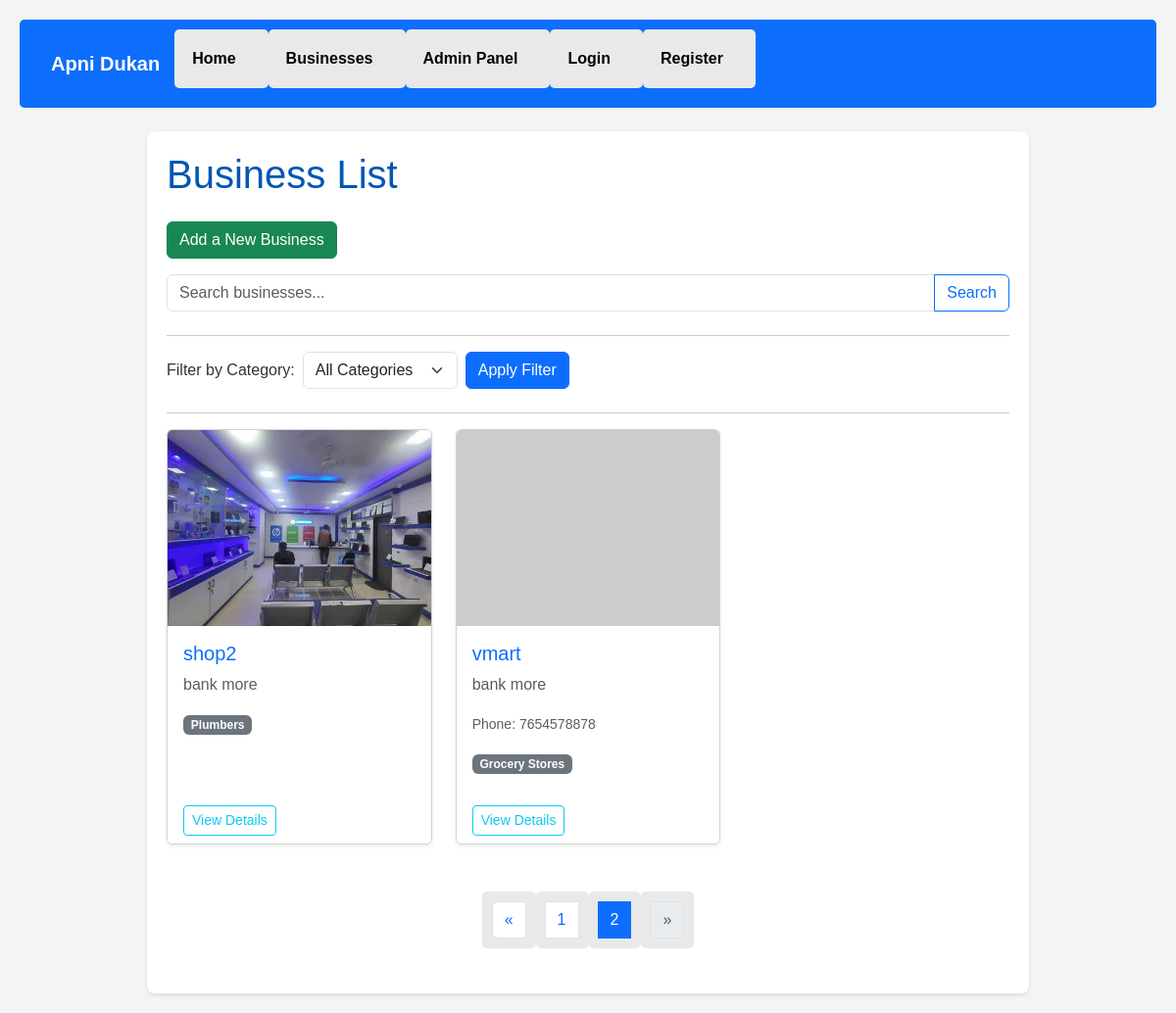
Page /businesses/?page=2&q=&category= on the committed database.
### businesses/models.py (models this page shows, shortened)
class Business(models.Model):
    name = models.CharField(max_length=200)
    category = models.ForeignKey(
        Category,
        on_delete=models.SET_NULL, # Category delete hone par business ki category NULL ho jaayegi
        null=True,                # Category field NULL ho sakta hai
        blank=True,               # Form mein blank chhod sakte hain
        related_name='businesses' # Category se related businesses ko access karne ke liye
    )
    address = models.CharField(max_length=200) # Maximum length ko 200 par rakha hai, jaisa pehle tha
    phone = models.CharField(max_length=20, blank=True, null=True) # Phone field ka naam 'phone' hi rakha hai
    email = models.EmailField(blank=True, null=True)
    website = models.URLField(blank=True, null=True)
    description = models.TextField(blank=True, null=True)
    image = models.ImageField(upload_to='business_images/', blank=True, null=True)
    class Meta:
        verbose_name_plural = "Businesses"

class Category(models.Model):
    name = models.CharField(max_length=100, unique=True)
    description = models.TextField(blank=True, null=True)
    class Meta:
        verbose_name_plural = "Categories"

### businesses/views.py (the view, shortened to what this page needs)
# urls.py: path('', views.business_list, name='list'),
def business_list(request):
    query = request.GET.get('q') # Search query
    category_id = request.GET.get('category') # Category filter parameter
    businesses = Business.objects.all()
    if category_id:
        businesses = businesses.filter(category__id=category_id)
    businesses = businesses.order_by('name')
    paginator = Paginator(businesses, 9) # Har page par 9 businesses dikhayenge
    page_number = request.GET.get('page') # URL se 'page' parameter lega
    try:
        page_obj = paginator.get_page(page_number)
    except EmptyPage:
        page_obj = paginator.page(paginator.num_pages)
    except Exception: # General exception for robustness
        page_obj = paginator.get_page(1)
    categories = Category.objects.all().order_by('name')
    context = {
        'businesses': page_obj, # Ab 'businesses' mein sirf current page ke items hain
        'query': query,
        'categories': categories,
        'selected_category_id': category_id,
        'page_obj': page_obj,
    }
    return render(request, 'businesses/business_list.html', context)

### businesses/templates/businesses/business_list.html (shortened to what this page needs)
{% extends 'businesses/base.html' %}
{% block content %}
    <h1 class="mb-4">Business List</h1>
    <p class="mb-3"><a href="{% url 'businesses:add_business' %}" class="btn btn-success">Add a New Business</a></p>
    <form method="GET" action="{% url 'businesses:list' %}" class="mb-4">
        <div class="input-group">
            <input type="text" name="q" placeholder="Search businesses..." value="{{ query|default:'' }}" class="form-control">
            <button type="submit" class="btn btn-outline-primary">Search</button>
        </div>
    </form>
    <hr>
    <form method="GET" action="{% url 'businesses:list' %}" class="mb-4 d-flex align-items-center">
        <label for="category-select" class="form-label me-2 mb-0">Filter by Category:</label>
        <select name="category" id="category-select" class="form-select w-auto me-2">
            <option value="">All Categories</option>
        </select>
        <button type="submit" class="btn btn-primary">Apply Filter</button>
    </form>
    <hr>
    <div class="row">
        {% for business in businesses %}
            <div class="col-md-4 mb-4">
                <div class="card h-100 shadow-sm">
                    {% if business.image %}
                        <img src="{{ business.image.url }}" class="card-img-top" alt="{{ business.name }}" style="height: 200px; object-fit: cover;">
                    {% else %}
                        <img src="https://via.placeholder.com/200x200?text=No+Image" class="card-img-top" alt="No Image" style="height: 200px; object-fit: cover;">
                    {% endif %}
                    <div class="card-body">
                        <h5 class="card-title"><a href="{% url 'businesses:detail' business.pk %}" class="text-primary">{{ business.name }}</a></h5>
                        <p class="card-text text-muted">{{ business.address }}</p>
                        {% if business.phone %}<p class="card-text"><small class="text-muted">Phone: {{ business.phone }}</small></p>{% endif %}
                        {% if business.category %}
                            <span class="badge bg-secondary mb-2">{{ business.category.name }}</span>
                        {% endif %}
                    </div>
                    <div class="card-footer bg-white border-top-0">
                        <a href="{% url 'businesses:detail' business.pk %}" class="btn btn-sm btn-outline-info">View Details</a>
                    </div>
                </div>
            </div>
        {% empty %}
            <div class="col-12">
                <p class="alert alert-info">No businesses found.</p>
            </div>
        {% endfor %}
    </div>
    {% if businesses.has_other_pages %}
    <nav aria-label="Page navigation">
        <ul class="pagination justify-content-center mt-4">
            {% if businesses.has_previous %}
                <li class="page-item">
                    <a class="page-link" href="?page={{ businesses.previous_page_number }}&q={{ query|default:'' }}&category={{ selected_category_id|default:'' }}" aria-label="Previous">
                        <span aria-hidden="true">&laquo;</span>
                    </a>
                </li>
            {% else %}
                <li class="page-item disabled">
                    <span class="page-link">&laquo;</span>
                </li>
            {% endif %}
            {% for i in businesses.paginator.page_range %}
                {% if businesses.number == i %}
                    <li class="page-item active" aria-current="page"><span class="page-link">{{ i }}</span></li>
                {% else %}
                    <li class="page-item">
                        <a class="page-link" href="?page={{ i }}&q={{ query|default:'' }}&category={{ selected_category_id|default:'' }}">{{ i }}</a>
                    </li>
                {% endif %}
            {% endfor %}
            {% if businesses.has_next %}
                <li class="page-item">
                    <a class="page-link" href="?page={{ businesses.next_page_number }}&q={{ query|default:'' }}&category={{ selected_category_id|default:'' }}" aria-label="Next">
                        <span aria-hidden="true">&raquo;</span>
                    </a>
                </li>
            {% else %}
                <li class="page-item disabled">
                    <span class="page-link">&raquo;</span>
                </li>
            {% endif %}
        </ul>
    </nav>
{% endif %}
{% endblock %}

### businesses/templates/businesses/base.html (style rules this page uses)
body { font-family: Arial, sans-serif; margin: 20px; background-color: #f4f4f4; color: #333; }
h1, h2 { color: #0056b3; }
ul { list-style-type: none; padding: 0; }
li { background: #e9e9e9; margin-bottom: 10px; padding: 10px; border-radius: 5px; }
a { text-decoration: none; color: #007bff; }

### rows in the picture
Business: image (picture), name "shop2", address "bank more", category.name "Plumbers"
Business: name "vmart", address "bank more", phone "7654578878", category.name "Grocery Stores"

### other values in the picture
{{ i }} "1"
{{ i }} "2"
